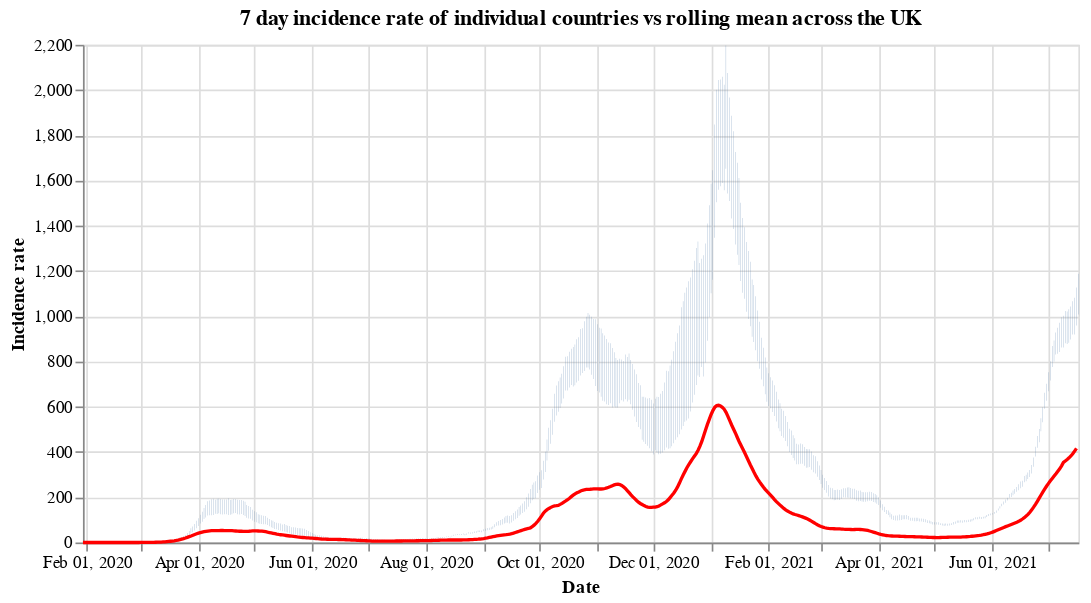

Write notebook code for a chart like this one.
### Code cell
#collapse
countries = uk_cases['areaName'].unique()
countries.sort()

selection = alt.selection_single(
    name='Select',
    fields=['areaName'],
    init={'areaName': 'Wales'},
    bind={'areaName': alt.binding_select(options=countries)}
)

# scatter plot, modify opacity based on selection
bars = alt.Chart(uk_cases).mark_bar().add_selection(
    selection
).encode(
    x=alt.X("yearmonthdate(date):T", axis=alt.Axis(title='Date')),
    y=alt.Y("weeklyCasesRate:Q", axis=alt.Axis(title='Incidence rate')),
    tooltip='weeklyCasesRate:Q',
    opacity=alt.condition(selection, alt.value(1), alt.value(0))
).properties(title=f'7 day incidence rate of individual countries vs rolling mean across the UK', width=600)

line = alt.Chart(overview_cases).mark_line(
    color='red',
    size=2,
).transform_window(
    rolling_mean='mean(weeklyCasesRate)',
    frame=[0, 7]
).encode(
    x='yearmonthdate(date):T',
    y='rolling_mean:Q'
)

alt.layer(bars, line)

### Figure 1 — Vega-Lite specification as saved in the notebook (floating-point values rounded to 4 significant figures; data arrays with more than 128 entries replaced by an {"elided": "..."} marker saying what was removed)
{"config": {"view": {"continuousWidth": 400, "continuousHeight": 300}}, "layer": [{"data": {"name": "data-863fc5bab8e010eb80dc7c163f8e4a44"}, "mark": "bar", "encoding": {"opacity": {"condition": {"value": 1, "selection": "Select"}, "value": 0}, "tooltip": {"type": "quantitative", "field": "weeklyCasesRate"}, "x": {"type": "temporal", "axis": {"title": "Date"}, "field": "date", "timeUnit": "yearmonthdate"}, "y": {"type": "quantitative", "axis": {"title": "Incidence rate"}, "field": "weeklyCasesRate"}}, "selection": {"Select": {"type": "single", "fields": ["areaName"], "init": {"areaName": "Wales"}, "bind": {"areaName": {"input": "select", "options": ["England", "Northern Ireland", "Scotland", "Wales"]}}}}, "title": "7 day incidence rate of individual countries vs rolling mean across the UK", "width": 600}, {"data": {"name": "data-3e3a98d8972d5277c23b36360806b43e"}, "mark": {"type": "line", "color": "red", "size": 2}, "encoding": {"x": {"type": "temporal", "field": "date", "timeUnit": "yearmonthdate"}, "y": {"type": "quantitative", "field": "rolling_mean"}}, "transform": [{"window": [{"op": "mean", "field": "weeklyCasesRate", "as": "rolling_mean"}], "frame": [0, 7]}]}], "$schema": "https://vega.github.io/schema/vega-lite/v4.8.1.json", "datasets": {"data-863fc5bab8e010eb80dc7c163f8e4a44": {"elided": "2044 records"}, "data-3e3a98d8972d5277c23b36360806b43e": {"elided": "534 records"}}}
